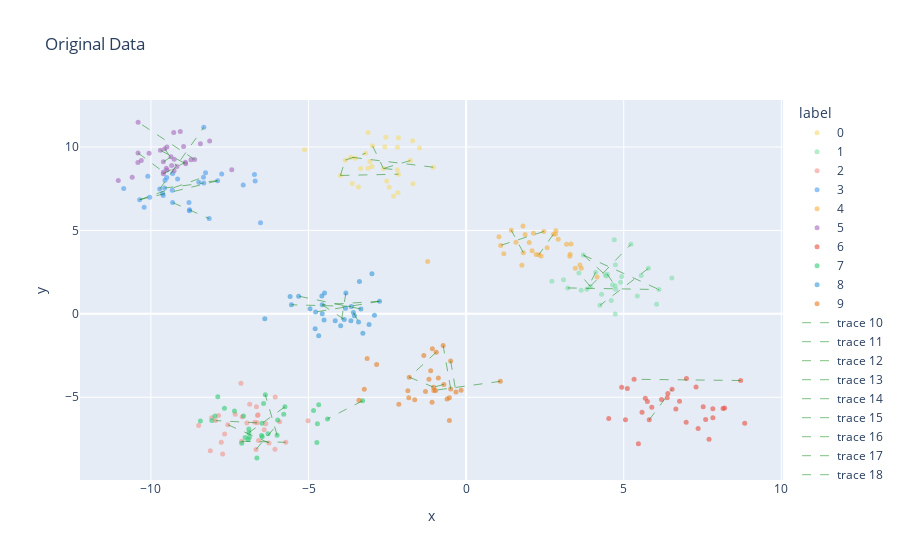

Notebook source saved alongside this figure:
### Code cell
df = pd.DataFrame(X, columns=['x', 'y'])
df['label'] = y
fig = plot_dataframe(df, title='Original Data', x='x', y='y', label='label')
fig = draw_ml_constraints(fig, constraints, X)
fig.show()

### Figure 1 — Plotly figure (JSON) as saved in the notebook; plotly's stock layout.template omitted (floating-point values rounded to 4 significant figures)
{"data": [{"hovertemplate": "label=0<br>x=%{x}<br>y=%{y}<extra></extra>", "legendgroup": "0", "marker": {"color": "#f7dc6f", "opacity": 0.6, "size": 5, "symbol": "circle"}, "mode": "markers", "name": "0", "orientation": "v", "showlegend": true, "type": "scatter", "x": [-1.771, -3.988, -2.166, -2.988, -1.687, -3.054, -1.478, -2.3, -3.417, -1.044, -3.348, -3.11, -5.129, -3.186, -2.185, -2.581, -3.66, -2.97, -3.837, -3.616, -2.442, -2.178, -2.545, -3.522, -2.523, -2.625, -3.111, -1.697, -2.148, -2.148], "xaxis": "x", "y": [9.186, 8.294, 7.251, 8.829, 7.793, 9.125, 9.946, 7.055, 7.602, 8.789, 8.705, 8.723, 9.836, 9.626, 8.629, 10.02, 9.39, 10.07, 9.211, 7.818, 7.59, 9.99, 10.58, 9.329, 7.957, 8.713, 10.87, 10.37, 10.55, 8.369], "yaxis": "y"}, {"hovertemplate": "label=1<br>x=%{x}<br>y=%{y}<extra></extra>", "legendgroup": "1", "marker": {"color": "#82e0aa", "opacity": 0.6, "size": 5, "symbol": "circle"}, "mode": "markers", "name": "1", "orientation": "v", "showlegend": true, "type": "scatter", "x": [4.11, 4.42, 4.74, 4.645, 6.043, 3.831, 4.479, 3.938, 4.936, 4.737, 4.727, 5.555, 4.248, 4.897, 3.578, 5.431, 6.526, 6.118, 3.089, 3.225, 4.448, 3.72, 4.732, 4.7, 5.783, 5.227, 3.649, 4.297, 2.721, 4.605], "xaxis": "x", "y": [2.486, 2.33, 1.47, 1.739, 0.5713, 1.471, 2.377, 1.646, 2.234, 2.942, 1.674, 2.302, 0.5097, 1.899, 2.447, 1.064, 2.148, 1.455, 2.042, 1.553, 2.275, 3.523, -0.0144, 4.436, 2.725, 4.164, 1.407, 1.171, 1.947, 0.8045], "yaxis": "y"}, {"hovertemplate": "label=2<br>x=%{x}<br>y=%{y}<extra></extra>", "legendgroup": "2", "marker": {"color": "#f1948a", "opacity": 0.6, "size": 5, "symbol": "circle"}, "mode": "markers", "name": "2", "orientation": "v", "showlegend": true, "type": "scatter", "x": [-8.487, -6.587, -7.951, -7.854, -6.867, -6.058, -8.117, -5.916, -6.706, -7.144, -6.652, -7.125, -6.629, -6.406, -6.666, -6.254, -7.726, -7.769, -7.663, -6.358, -8.071, -6.957, -6.603, -7.56, -7.326, -6.62, -6.066, -5.721, -5.014, -7.103], "xaxis": "x", "y": [-6.695, -7.594, -6.398, -6.093, -5.427, -4.983, -8.201, -6.467, -6.495, -4.16, -5.573, -7.634, -6.534, -6.953, -8.126, -7.737, -8.395, -7.696, -7.202, -6.583, -6.224, -6.539, -6.053, -6.648, -6.024, -6.098, -8.111, -7.701, -6.406, -6.166], "yaxis": "y"}, {"hovertemplate": "label=3<br>x=%{x}<br>y=%{y}<extra></extra>", "legendgroup": "3", "marker": {"color": "#499cef", "opacity": 0.6, "size": 5, "symbol": "circle"}, "mode": "markers", "name": "3", "orientation": "v", "showlegend": true, "type": "scatter", "x": [-8.774, -6.524, -9.554, -8.78, -10.04, -10.1, -9.31, -9.611, -6.694, -8.793, -8.152, -10.36, -9.631, -6.716, -7.073, -9.5, -8.323, -9.569, -8.333, -7.884, -8.481, -8.323, -10.86, -7.755, -8.267, -9.313, -9.722, -9.324, -10.22, -9.154], "xaxis": "x", "y": [6.246, 5.456, 8.003, 6.181, 6.989, 8.241, 8.412, 7.087, 7.957, 6.672, 5.711, 6.839, 7.209, 8.356, 7.729, 8.176, 7.837, 7.54, 8.189, 7.975, 7.884, 11.18, 7.51, 8.377, 8.459, 6.67, 7.477, 7.405, 6.386, 8.082], "yaxis": "y"}, {"hovertemplate": "label=4<br>x=%{x}<br>y=%{y}<extra></extra>", "legendgroup": "4", "marker": {"color": "#f5b041", "opacity": 0.6, "size": 5, "symbol": "circle"}, "mode": "markers", "name": "4", "orientation": "v", "showlegend": true, "type": "scatter", "x": [3.185, 2.001, 2.221, 3.655, 4.155, 3.289, 3.608, 2.835, 2.569, -1.219, 2.77, 3.3, 1.77, 1.095, 2.922, 1.805, 3.328, 3.464, 2.303, 2.848, 1.814, 2.466, 1.582, 2.136, 1.871, 1.041, 2.092, 2.379, 1.193, 1.433], "xaxis": "x", "y": [4.172, 4.279, 3.561, 2.731, 2.209, 3.454, 2.924, 4.791, 3.959, 3.137, 4.772, 3.57, 2.914, 4.102, 4.469, 5.26, 4.182, 2.726, 3.539, 4.975, 3.668, 4.936, 4.292, 4.824, 4.75, 4.624, 3.776, 3.469, 3.601, 5.011], "yaxis": "y"}, {"hovertemplate": "label=5<br>x=%{x}<br>y=%{y}<extra></extra>", "legendgroup": "5", "marker": {"color": "#a569bd", "opacity": 0.6, "size": 5, "symbol": "circle"}, "mode": "markers", "name": "5", "orientation": "v", "showlegend": true, "type": "scatter", "x": [-9.607, -9.564, -9.175, -8.964, -9.266, -11.04, -8.898, -9.277, -9.601, -9.513, -9.364, -8.43, -9.491, -10.41, -7.435, -9.264, -8.137, -9.343, -10.41, -10.41, -10.59, -9.607, -10.31, -9.697, -9.069, -8.613, -9.491, -8.731, -8.906, -10.06], "xaxis": "x", "y": [8.396, 9.896, 8.834, 10.03, 8.571, 7.991, 8.997, 10.87, 8.501, 8.721, 9.411, 10.19, 8.625, 9.077, 8.631, 9.268, 10.36, 8.891, 11.49, 9.642, 8.184, 9.11, 9.185, 9.8, 10.93, 9.251, 9.993, 9.238, 9.088, 9.63], "yaxis": "y"}, {"hovertemplate": "label=6<br>x=%{x}<br>y=%{y}<extra></extra>", "legendgroup": "6", "marker": {"color": "#e74c3c", "opacity": 0.6, "size": 5, "symbol": "circle"}, "mode": "markers", "name": "6", "orientation": "v", "showlegend": true, "type": "scatter", "x": [7.599, 5.89, 8.839, 4.936, 8.151, 7.828, 5.466, 6.654, 5.115, 5.75, 4.525, 6.379, 5.329, 5.684, 6.4, 8.71, 8.2, 5.809, 6.991, 7.36, 7.521, 7.828, 6.534, 6.199, 6.769, 7.707, 5.581, 6.981, 7.294, 5.054], "xaxis": "x", "y": [-6.33, -5.603, -6.562, -4.399, -5.679, -5.686, -7.792, -5.706, -4.476, -5.261, -6.279, -5.036, -3.922, -5.067, -4.782, -3.998, -5.638, -6.353, -3.877, -6.878, -5.57, -6.222, -4.515, -5.13, -5.239, -7.512, -5.896, -6.502, -4.385, -6.353], "yaxis": "y"}, {"hovertemplate": "label=7<br>x=%{x}<br>y=%{y}<extra></extra>", "legendgroup": "7", "marker": {"color": "#2ecc71", "opacity": 0.6, "size": 5, "symbol": "circle"}, "mode": "markers", "name": "7", "orientation": "v", "showlegend": true, "type": "scatter", "x": [-4.735, -6.877, -7.668, -6.894, -7.063, -7.12, -6.894, -6.476, -4.84, -5.749, -6.917, -7.879, -5.979, -7.97, -5.997, -6.286, -8.067, -7.01, -5.787, -8.431, -4.399, -6.471, -7.349, -6.639, -4.719, -6.426, -6.371, -4.676, -6.491, -3.285], "xaxis": "x", "y": [-7.712, -7.391, -5.662, -6.908, -6.118, -7.754, -7.125, -6.553, -5.793, -5.574, -7.53, -4.965, -6.365, -6.128, -7.272, -7.193, -6.387, -7.413, -6.021, -6.421, -6.297, -7.367, -5.828, -8.634, -6.581, -5.377, -4.852, -5.45, -7.287, -5.212], "yaxis": "y"}, {"hovertemplate": "label=8<br>x=%{x}<br>y=%{y}<extra></extra>", "legendgroup": "8", "marker": {"color": "#3498db", "opacity": 0.6, "size": 5, "symbol": "circle"}, "mode": "markers", "name": "8", "orientation": "v", "showlegend": true, "type": "scatter", "x": [-2.909, -3.338, -5.314, -3.385, -5.543, -4.508, -3.544, -3.414, -3.655, -3.277, -3.079, -4.154, -3.645, -3.867, -4.952, -4.791, -4.566, -3.829, -3.816, -2.989, -4.578, -4.678, -4.492, -6.387, -4.776, -5.585, -2.747, -3.578, -3.981, -4.567], "xaxis": "x", "y": [-0.08176, 0.2921, 1.058, 1.937, 0.5432, -0.3689, -0.1089, -0.4824, -0.4092, -1.166, -0.6346, -0.4124, 0.4449, -0.3358, 0.3048, -0.8877, 0.008003, 0.3395, 1.247, 2.405, 1.066, -1.31, 1.251, -0.3018, 0.1106, 1.038, 0.7495, 0.08325, -0.7159, 0.5425], "yaxis": "y"}, {"hovertemplate": "label=9<br>x=%{x}<br>y=%{y}<extra></extra>", "legendgroup": "9", "marker": {"color": "#e67e22", "opacity": 0.6, "size": 5, "symbol": "circle"}, "mode": "markers", "name": "9", "orientation": "v", "showlegend": true, "type": "scatter", "x": [-0.7283, -0.9477, -1.179, -3.14, -3.232, -1.805, -0.1599, -1.631, -2.135, -0.6041, -1.82, -0.7067, -0.5308, -0.9666, -2.84, -3.399, -1.343, 1.085, -1.071, -0.4915, -0.49, -1.125, -0.3236, -1.849, -0.8821, -1.29, -0.5317, -1.034, -1.081, -1.023], "xaxis": "x", "y": [-1.905, -2.299, -3.927, -2.679, -4.527, -3.798, -4.583, -5.154, -5.42, -5.098, -5.025, -4.231, -5.032, -4.596, -3.032, -5.184, -2.499, -4.046, -2.1, -2.82, -4.501, -3.405, -4.685, -4.608, -3.842, -4.653, -6.387, -4.395, -5.301, -4.591], "yaxis": "y"}, {"line": {"color": "green", "dash": "dash", "width": 0.5}, "mode": "lines", "type": "scatter", "x": [-1.771, -2.625], "y": [9.186, 8.713]}, {"line": {"color": "green", "dash": "dash", "width": 0.5}, "mode": "lines", "type": "scatter", "x": [-9.313, -8.152], "y": [6.67, 5.711]}, {"line": {"color": "green", "dash": "dash", "width": 0.5}, "mode": "lines", "type": "scatter", "x": [2.466, 1.095], "y": [4.936, 4.102]}, {"line": {"color": "green", "dash": "dash", "width": 0.5}, "mode": "lines", "type": "scatter", "x": [-6.629, -7.951], "y": [-6.534, -6.398]}, {"line": {"color": "green", "dash": "dash", "width": 0.5}, "mode": "lines", "type": "scatter", "x": [-7.125, -5.721], "y": [-7.634, -7.701]}, {"line": {"color": "green", "dash": "dash", "width": 0.5}, "mode": "lines", "type": "scatter", "x": [1.814, 1.433], "y": [3.668, 5.011]}, {"line": {"color": "green", "dash": "dash", "width": 0.5}, "mode": "lines", "type": "scatter", "x": [-2.97, -2.625], "y": [10.07, 8.713]}, {"line": {"color": "green", "dash": "dash", "width": 0.5}, "mode": "lines", "type": "scatter", "x": [-3.988, -3.837], "y": [8.294, 9.211]}, {"line": {"color": "green", "dash": "dash", "width": 0.5}, "mode": "lines", "type": "scatter", "x": [-3.988, -2.148], "y": [8.294, 8.369]}, {"line": {"color": "green", "dash": "dash", "width": 0.5}, "mode": "lines", "type": "scatter", "x": [-9.364, -9.607], "y": [9.411, 9.11]}, {"line": {"color": "green", "dash": "dash", "width": 0.5}, "mode": "lines", "type": "scatter", "x": [-0.4915, -0.3236], "y": [-2.82, -4.685]}, {"line": {"color": "green", "dash": "dash", "width": 0.5}, "mode": "lines", "type": "scatter", "x": [3.72, 4.448], "y": [3.523, 2.275]}, {"line": {"color": "green", "dash": "dash", "width": 0.5}, "mode": "lines", "type": "scatter", "x": [3.72, 6.118], "y": [3.523, 1.455]}, {"line": {"color": "green", "dash": "dash", "width": 0.5}, "mode": "lines", "type": "scatter", "x": [-6.666, -5.916], "y": [-8.126, -6.467]}, {"line": {"color": "green", "dash": "dash", "width": 0.5}, "mode": "lines", "type": "scatter", "x": [-9.722, -8.323], "y": [7.477, 11.18]}, {"line": {"color": "green", "dash": "dash", "width": 0.5}, "mode": "lines", "type": "scatter", "x": [-1.044, -3.66], "y": [8.789, 9.39]}, {"line": {"color": "green", "dash": "dash", "width": 0.5}, "mode": "lines", "type": "scatter", "x": [5.783, 4.248], "y": [2.725, 0.5097]}, {"line": {"color": "green", "dash": "dash", "width": 0.5}, "mode": "lines", "type": "scatter", "x": [-3.285, -4.399], "y": [-5.212, -6.297]}, {"line": {"color": "green", "dash": "dash", "width": 0.5}, "mode": "lines", "type": "scatter", "x": [3.225, 6.118], "y": [1.553, 1.455]}, {"line": {"color": "green", "dash": "dash", "width": 0.5}, "mode": "lines", "type": "scatter", "x": [-0.9477, -1.805], "y": [-2.299, -3.798]}, {"line": {"color": "green", "dash": "dash", "width": 0.5}, "mode": "lines", "type": "scatter", "x": [5.809, 6.534], "y": [-6.353, -4.515]}, {"line": {"color": "green", "dash": "dash", "width": 0.5}, "mode": "lines", "type": "scatter", "x": [-9.607, -8.906], "y": [8.396, 9.088]}, {"line": {"color": "green", "dash": "dash", "width": 0.5}, "mode": "lines", "type": "scatter", "x": [-1.805, -1.034], "y": [-3.798, -4.395]}, {"line": {"color": "green", "dash": "dash", "width": 0.5}, "mode": "lines", "type": "scatter", "x": [-9.697, -8.898], "y": [9.8, 8.997]}, {"line": {"color": "green", "dash": "dash", "width": 0.5}, "mode": "lines", "type": "scatter", "x": [-3.645, -5.543], "y": [0.4449, 0.5432]}, {"line": {"color": "green", "dash": "dash", "width": 0.5}, "mode": "lines", "type": "scatter", "x": [-7.56, -6.254], "y": [-6.648, -7.737]}, {"line": {"color": "green", "dash": "dash", "width": 0.5}, "mode": "lines", "type": "scatter", "x": [3.938, 3.578], "y": [1.646, 2.447]}, {"line": {"color": "green", "dash": "dash", "width": 0.5}, "mode": "lines", "type": "scatter", "x": [3.938, 5.227], "y": [1.646, 4.164]}, {"line": {"color": "green", "dash": "dash", "width": 0.5}, "mode": "lines", "type": "scatter", "x": [-3.338, -5.314], "y": [0.2921, 1.058]}, {"line": {"color": "green", "dash": "dash", "width": 0.5}, "mode": "lines", "type": "scatter", "x": [-0.7067, -1.034], "y": [-4.231, -4.395]}, {"line": {"color": "green", "dash": "dash", "width": 0.5}, "mode": "lines", "type": "scatter", "x": [4.479, 4.727], "y": [2.377, 1.674]}, {"line": {"color": "green", "dash": "dash", "width": 0.5}, "mode": "lines", "type": "scatter", "x": [-3.816, -3.981], "y": [1.247, -0.7159]}, {"line": {"color": "green", "dash": "dash", "width": 0.5}, "mode": "lines", "type": "scatter", "x": [-3.837, -3.186], "y": [9.211, 9.626]}, {"line": {"color": "green", "dash": "dash", "width": 0.5}, "mode": "lines", "type": "scatter", "x": [1.085, -1.023], "y": [-4.046, -4.591]}, {"line": {"color": "green", "dash": "dash", "width": 0.5}, "mode": "lines", "type": "scatter", "x": [-3.578, -3.414], "y": [0.08325, -0.4824]}, {"line": {"color": "green", "dash": "dash", "width": 0.5}, "mode": "lines", "type": "scatter", "x": [-10.41, -9.601], "y": [9.642, 8.501]}, {"line": {"color": "green", "dash": "dash", "width": 0.5}, "mode": "lines", "type": "scatter", "x": [-2.625, -2.185], "y": [8.713, 8.629]}, {"line": {"color": "green", "dash": "dash", "width": 0.5}, "mode": "lines", "type": "scatter", "x": [-2.747, -4.776], "y": [0.7495, 0.1106]}, {"line": {"color": "green", "dash": "dash", "width": 0.5}, "mode": "lines", "type": "scatter", "x": [-2.747, -4.567], "y": [0.7495, 0.5425]}, {"line": {"color": "green", "dash": "dash", "width": 0.5}, "mode": "lines", "type": "scatter", "x": [-9.569, -8.323], "y": [7.54, 7.837]}, {"line": {"color": "green", "dash": "dash", "width": 0.5}, "mode": "lines", "type": "scatter", "x": [-7.884, -10.36], "y": [7.975, 6.839]}, {"line": {"color": "green", "dash": "dash", "width": 0.5}, "mode": "lines", "type": "scatter", "x": [-7.884, -8.481], "y": [7.975, 7.884]}, {"line": {"color": "green", "dash": "dash", "width": 0.5}, "mode": "lines", "type": "scatter", "x": [4.11, 3.831], "y": [2.486, 1.471]}, {"line": {"color": "green", "dash": "dash", "width": 0.5}, "mode": "lines", "type": "scatter", "x": [-3.867, -4.567], "y": [-0.3358, 0.5425]}, {"line": {"color": "green", "dash": "dash", "width": 0.5}, "mode": "lines", "type": "scatter", "x": [-5.749, -6.894], "y": [-5.574, -7.125]}, {"line": {"color": "green", "dash": "dash", "width": 0.5}, "mode": "lines", "type": "scatter", "x": [-8.613, -10.41], "y": [9.251, 11.49]}, {"line": {"color": "green", "dash": "dash", "width": 0.5}, "mode": "lines", "type": "scatter", "x": [-10.36, -8.333], "y": [6.839, 8.189]}, {"line": {"color": "green", "dash": "dash", "width": 0.5}, "mode": "lines", "type": "scatter", "x": [-5.997, -6.371], "y": [-7.272, -4.852]}, {"line": {"color": "green", "dash": "dash", "width": 0.5}, "mode": "lines", "type": "scatter", "x": [-9.564, -9.175], "y": [9.896, 8.834]}, {"line": {"color": "green", "dash": "dash", "width": 0.5}, "mode": "lines", "type": "scatter", "x": [8.71, 5.329], "y": [-3.998, -3.922]}, {"line": {"color": "green", "dash": "dash", "width": 0.5}, "mode": "lines", "type": "scatter", "x": [2.77, 2.303], "y": [4.772, 3.539]}, {"line": {"color": "green", "dash": "dash", "width": 0.5}, "mode": "lines", "type": "scatter", "x": [-0.49, -0.7283], "y": [-4.501, -1.905]}], "layout": {"legend": {"title": {"text": "label"}, "tracegroupgap": 0}, "title": {"text": "Original Data"}, "xaxis": {"anchor": "y", "domain": [0, 1], "title": {"text": "x"}}, "yaxis": {"anchor": "x", "domain": [0, 1], "title": {"text": "y"}}}}
